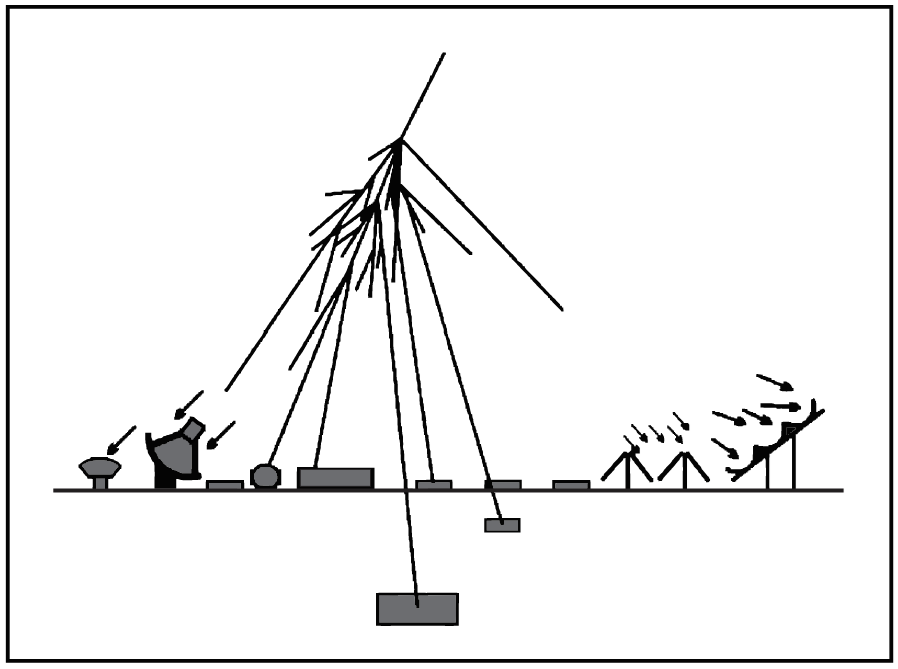
#> input picture rayosCosmicos-paint.png, 898 x 669 px, found by its file name
$ python main.py
#> lines starting #> are read from the running program, lines starting #| are printed output that depends on the picture; after the words box and inside, x2 and y2 are one past the last pixel; in counts of white or black regions, pixels touching at a corner belong together
import matplotlib.pyplot as plt
import numpy as np
from PIL import Image
import pyvista as pv
import os

# Insertar imagen
img_path = r'C:\Users\cotif\Documents\GitHub\imgtoSTL\rayosCosmicos-paint.png'

# Convertir a escala se grises
image = Image.open(img_path).convert("L")
image.show()
# Armo matriz de la imagen
matriz = np.asarray(image)

# Crea una copia de la matriz para trabajar sobre los pixeles
matriz_mod = matriz.copy()
h, w = matriz.shape
#> h = 669; w = 898

for i in range(h):
    for j in range(w):
        if matriz_mod[i][j] == 255:
            matriz_mod[i][j] = 0  # Lo que esta blanco lo cambio a negro
        else:
            matriz_mod[i][j] = 255
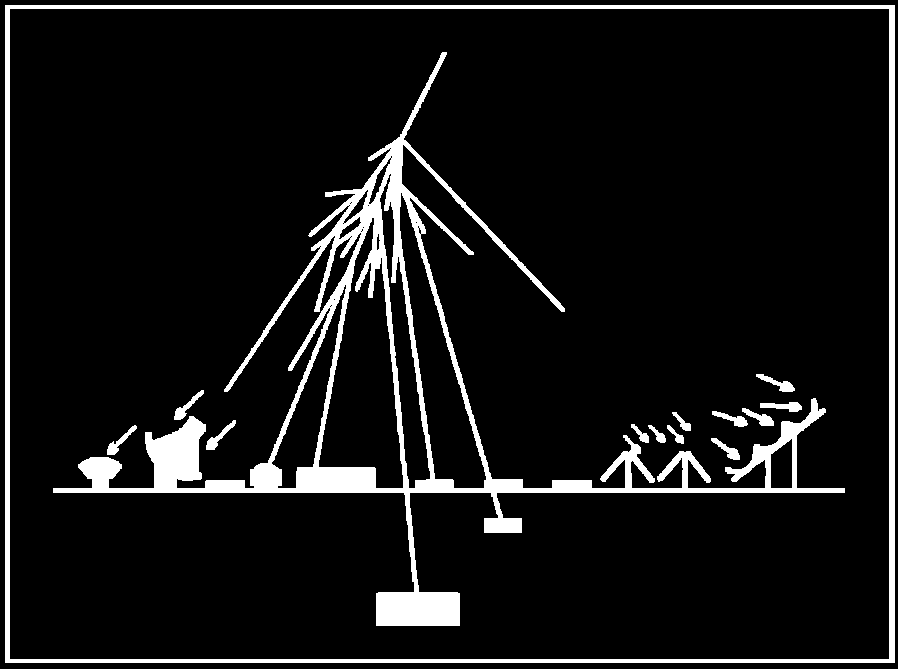
#> matriz_mod: shape (669, 898); 8.3% white; 14 white regions, largest, box (x1, y1, x2, y2) and area: (53, 52, 845, 626) 33338, (5, 5, 895, 663) 14270, (760, 402, 802, 412) 257
# [9 lines of commented-out code are left out]
plt.imshow(matriz_mod, cmap='gray', vmin=0, vmax=255)
plt.title("Inversion de escalas")
plt.show()
plt.figure(figsize=(12, 6))

# -------------------- Agrandar lineas -----------------------------
# mask = np.array([[1, 0, 1],
#                  [0, 0, 0],
#                  [1, 0, 1]])

alto, ancho = matriz_mod.shape
#> alto = 669; ancho = 898
img_mask = matriz_mod.copy()

# # # Aplicar la máscara a píxeles blancos
# for y in range(alto):
#     for x in range(ancho):
#         if matriz_mod[y, x] > 0:  # Si el píxel es blanco se aplica la mascara
#             for i in range(-2, 1):  # Usamos el -3 para centrar la mascara
#                 for j in range(-2, 1):
#                     img_mask[y + i, x + j] = 255  # Píxel en blanco

# plt.imshow(img_mask, cmap='gray', vmin=0, vmax=255)
# plt.show()

# ---------- Visualizar en 3d y cambiar altura a los blancos con pyVista
# Crear una copia de la matriz
matriz2d = img_mask.copy()
height_m, width_m = img_mask.shape
#> height_m = 669; width_m = 898

# Creo variables para luego agregar las alturas
x = np.zeros((height_m, width_m))
y = np.zeros((height_m, width_m))
z = np.zeros((height_m, width_m))

# [27 lines of commented-out code are left out]
x_base, y_base = np.meshgrid(range(width_m), range(height_m))
z_base = np.zeros_like(x_base)

# Unimos los puntos de las 2 superficies (importante poner el axis=0)
x = np.stack((x_base, x), axis=0)
y = np.stack((y_base, y), axis=0)
z = np.stack((z_base, z), axis=0)

# Creamos la estructura
#> (the run stopped early here; a loop or call above may not have finished)

$ run again, with 2-solo-x.png copied over rayosCosmicos-paint.png
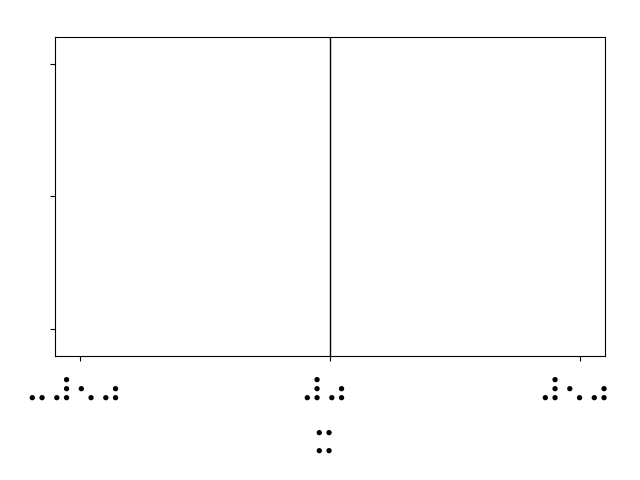
#> input picture 2-solo-x.png, 640 x 480 px, found by its file name
#> after the loop `for i in range(h):`:
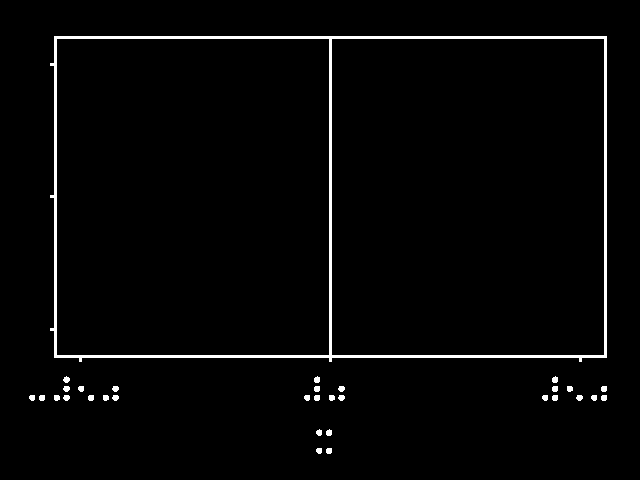
#> matriz_mod: shape (480, 640); 2.4% white; 32 white regions, largest, box (x1, y1, x2, y2) and area: (50, 36, 607, 362) 6234, (63, 376, 70, 383) 34, (314, 376, 320, 383) 34

$ run again, with 3-solo-y.png copied over rayosCosmicos-paint.png
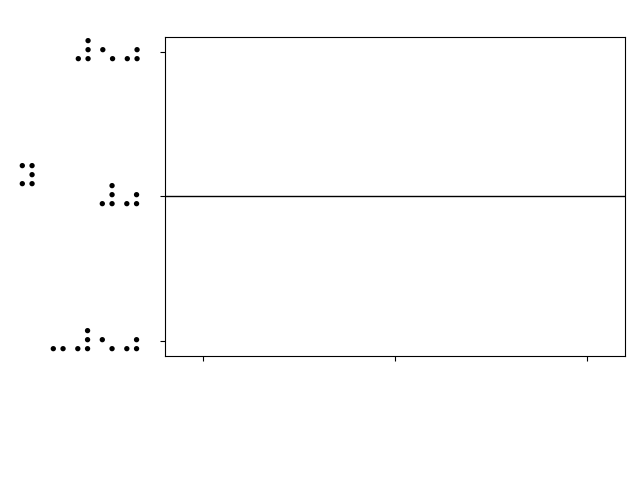
#> input picture 3-solo-y.png, 640 x 480 px, found by its file name
#> after the loop `for i in range(h):`:
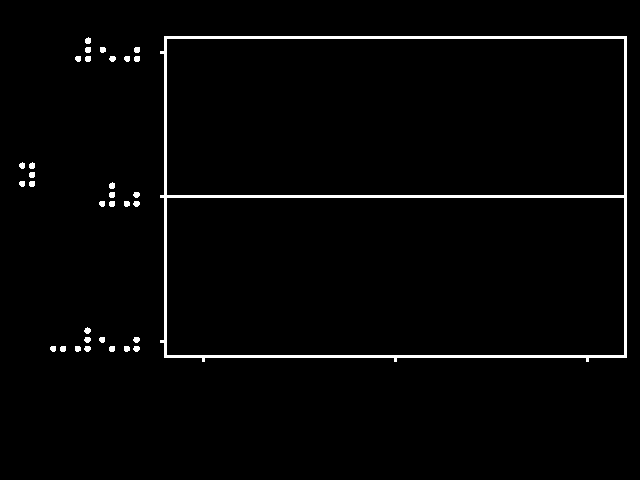
#> matriz_mod: shape (480, 640); 2.3% white; 33 white regions, largest, box (x1, y1, x2, y2) and area: (160, 36, 627, 362) 6117, (85, 37, 91, 44) 34, (29, 162, 35, 169) 34

$ run again, with 4-x-y-4cuad.png copied over rayosCosmicos-paint.png
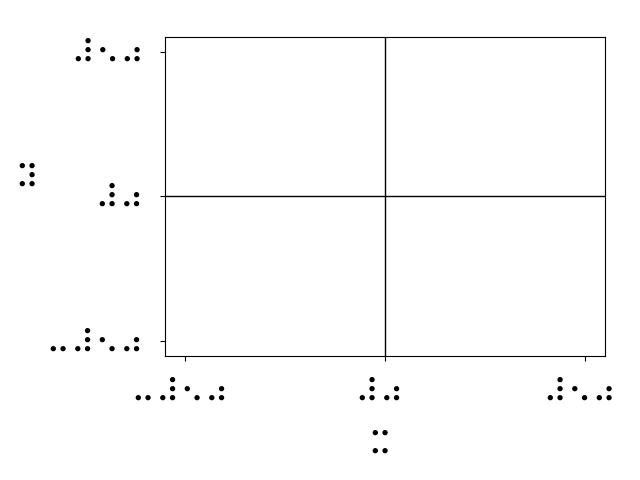
#> input picture 4-x-y-4cuad.png, 640 x 480 px, found by its file name
#> after the loop `for i in range(h):`:
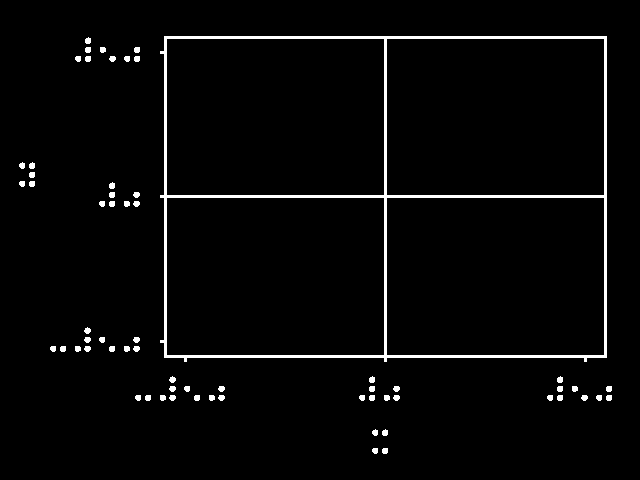
#> matriz_mod: shape (480, 640); 2.9% white; 64 white regions, largest, box (x1, y1, x2, y2) and area: (160, 36, 607, 362) 6876, (85, 37, 91, 44) 34, (29, 162, 35, 169) 34
